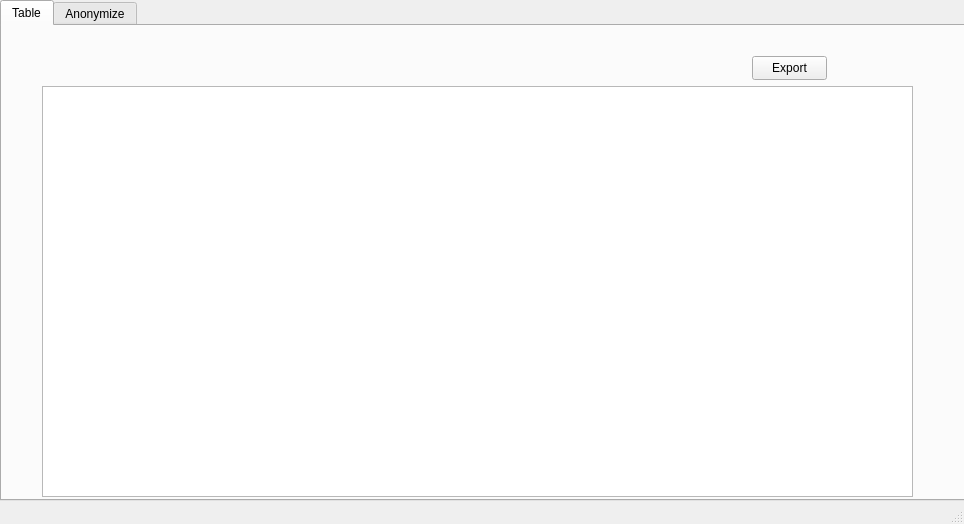
<?xml version="1.0" encoding="UTF-8"?>
<ui version="4.0">
 <class>MainWindow</class>
 <widget class="QMainWindow" name="MainWindow">
  <property name="geometry">
   <rect>
    <x>0</x>
    <y>0</y>
    <width>964</width>
    <height>524</height>
   </rect>
  </property>
  <property name="windowTitle">
   <string>MainWindow</string>
  </property>
  <widget class="QWidget" name="centralwidget">
   <widget class="QTabWidget" name="tabWidget">
    <property name="geometry">
     <rect>
      <x>0</x>
      <y>0</y>
      <width>971</width>
      <height>501</height>
     </rect>
    </property>
    <property name="currentIndex">
     <number>0</number>
    </property>
    <widget class="QWidget" name="tab">
     <attribute name="title">
      <string>Table</string>
     </attribute>
     <widget class="QTableWidget" name="tableData">
      <property name="geometry">
       <rect>
        <x>40</x>
        <y>60</y>
        <width>871</width>
        <height>411</height>
       </rect>
      </property>
     </widget>
     <widget class="QPushButton" name="pushExportButton">
      <property name="geometry">
       <rect>
        <x>750</x>
        <y>30</y>
        <width>75</width>
        <height>24</height>
       </rect>
      </property>
      <property name="text">
       <string>Export</string>
      </property>
     </widget>
    </widget>
    <widget class="QWidget" name="tab_2">
     <attribute name="title">
      <string>Anonymize</string>
     </attribute>
     <widget class="QPushButton" name="pushAnonymizeButton">
      <property name="geometry">
       <rect>
        <x>600</x>
        <y>50</y>
        <width>91</width>
        <height>24</height>
       </rect>
      </property>
      <property name="text">
       <string>Anonymize</string>
      </property>
     </widget>
     <widget class="QComboBox" name="dataTypeComboBox">
      <property name="geometry">
       <rect>
        <x>270</x>
        <y>50</y>
        <width>141</width>
        <height>22</height>
       </rect>
      </property>
     </widget>
     <widget class="QLabel" name="label_3">
      <property name="geometry">
       <rect>
        <x>430</x>
        <y>30</y>
        <width>121</width>
        <height>16</height>
       </rect>
      </property>
      <property name="text">
       <string>Tipo de anonimização:</string>
      </property>
     </widget>
     <widget class="QComboBox" name="anonymizationComboBox">
      <property name="geometry">
       <rect>
        <x>430</x>
        <y>50</y>
        <width>141</width>
        <height>22</height>
       </rect>
      </property>
     </widget>
     <widget class="QLabel" name="label">
      <property name="geometry">
       <rect>
        <x>110</x>
        <y>30</y>
        <width>49</width>
        <height>16</height>
       </rect>
      </property>
      <property name="text">
       <string>Coluna:</string>
      </property>
     </widget>
     <widget class="QComboBox" name="columnComboBox">
      <property name="geometry">
       <rect>
        <x>110</x>
        <y>50</y>
        <width>141</width>
        <height>22</height>
       </rect>
      </property>
     </widget>
     <widget class="QLabel" name="label_2">
      <property name="geometry">
       <rect>
        <x>270</x>
        <y>30</y>
        <width>81</width>
        <height>16</height>
       </rect>
      </property>
      <property name="text">
       <string>Tipo de dados:</string>
      </property>
     </widget>
    </widget>
   </widget>
  </widget>
  <widget class="QStatusBar" name="statusbar"/>
 </widget>
 <resources/>
 <connections/>
</ui>
